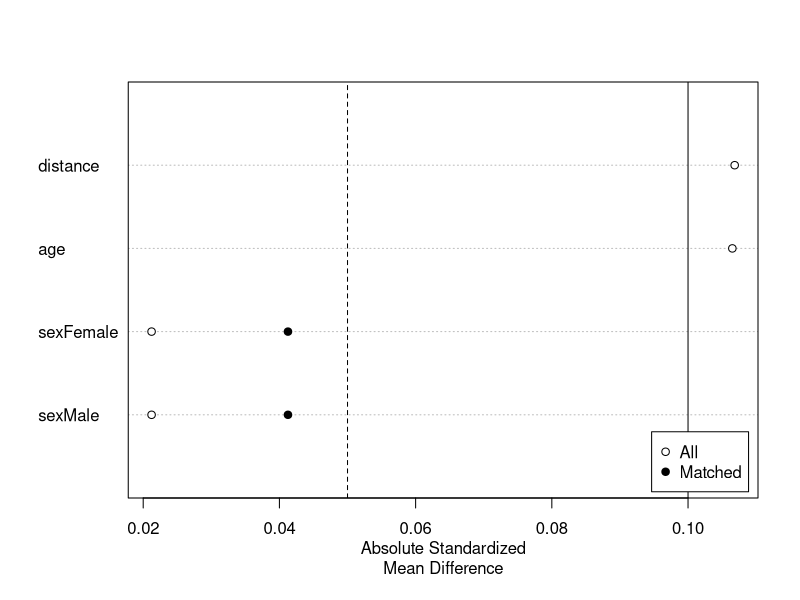

Here is the R script that generated this plot:
################################################################################
# HPG 6104 - Epidemiologic Methods II
# Week 5 Lecture: Advanced Confounding Control Measures
# Practical Example in R: Individual Matching using MatchIt
################################################################################

# ==============================================================================
# STEP 1: Load Required Libraries and scripts
# ==============================================================================
# Load custom scripts (assuming RSCRIPTS is defined elsewhere)
# sourceDir(RSCRIPTS)

# MatchIt is a commonly used package for matching methods in observational data.
# It supports nearest neighbor matching, exact matching, and others.

# Install MatchIt if not already installed (uncomment if needed)
# install.packages("MatchIt")

# Load the package
if (!require("MatchIt"))
  install.packages("MatchIt")
library(MatchIt)

# ==============================================================================
# STEP 2: Simulate a Hypothetical Dataset
# ==============================================================================
# We'll simulate data for 200 individuals with:
# - treated: an exposure variable (1 = treated/exposed, 0 = untreated/unexposed)
# - age: a continuous covariate
# - sex: a categorical covariate (Male/Female)

set.seed(123)  # for reproducibility

n <- 200  # number of individuals

# Create the dataset
data <- data.frame(
  treated = rbinom(n, 1, 0.5),  # random assignment to treatment (50/50 chance)
  age = round(rnorm(n, mean = 50, sd = 10),0),  # normal distribution around 50 years
  sex = sample(c("Male", "Female"), n, replace = TRUE)  # random sex assignment
)

# View the first few rows of data
head(data)

# ==============================================================================
# STEP 3: Perform Nearest Neighbor Matching
# ==============================================================================
# Match treated and untreated participants based on age and sex.
# Method "nearest" finds the closest control for each treated subject.

# Run matching
match.out <- matchit(
  treated ~ age + sex,  # model formula for variables to match on
  data = data,          # the dataset
  method = "nearest"    # nearest neighbor matching method
)

# View a summary of matching results
summary(match.out)

# ==============================================================================
# STEP 4: Examine Covariate Balance
# ==============================================================================
# Check how well the matching balanced the confounders.
# Plot quantile-quantile plots for standardized mean differences.

# QQ plot of standardized mean differences before and after matching
plot(summary(match.out), type = "qq")

# ==============================================================================
# STEP 5: Extract the Matched Dataset
# ==============================================================================
# Create a new data frame with matched observations
matched.data <- match.data(match.out)

# View the first few rows of the matched dataset
head(matched.data)

# ==============================================================================
# STEP 6: Optional Analysis Post-Matching
# ==============================================================================
# For example, we can run a simple regression model on the matched data.
# Here we look at how treatment is associated with age (just for illustration).

model <- lm(age ~ treated, data = matched.data)
summary(model)

# ==============================================================================
# Notes:
# - Replace 'age' with your outcome variable in real data analysis.
# - Further analysis could involve logistic regression for binary outcomes,
#   survival analysis, etc.
# ==============================================================================

################################################################################
# END OF SCRIPT
################################################################################
